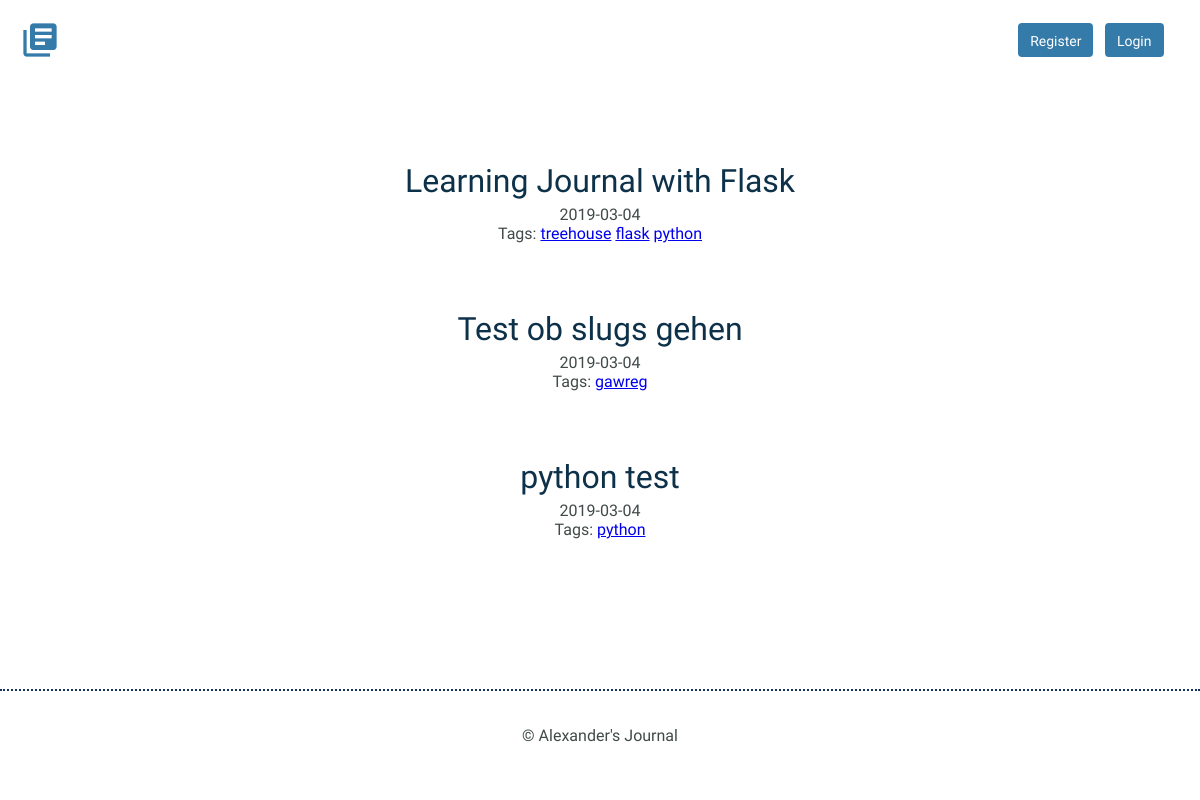
Before: / with the older database file.
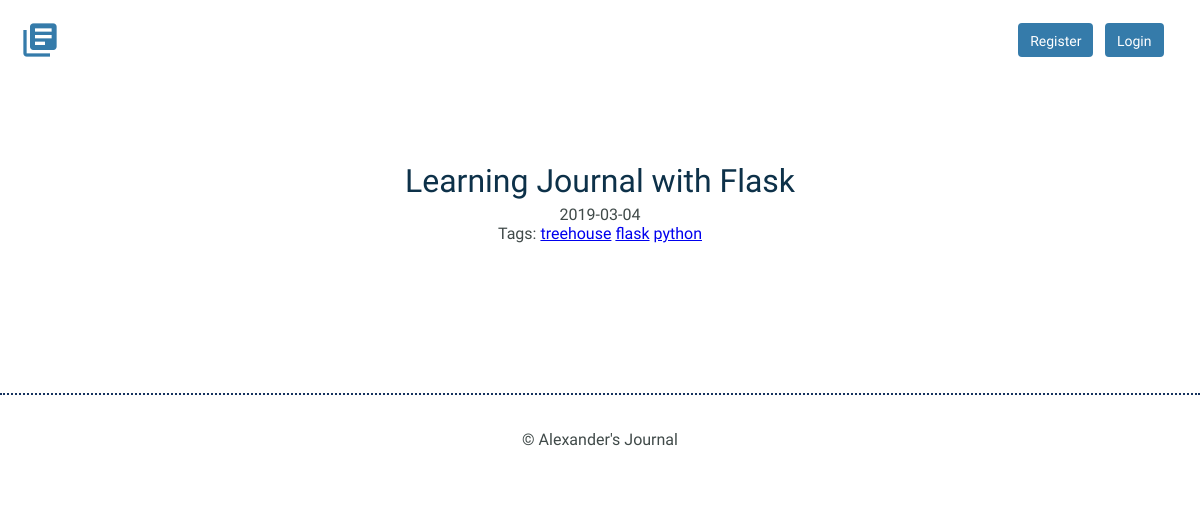
After: the same page with the newer database file.
### models.py (models this page shows)
class Entries(Model):
    title = CharField(max_length=250)
    date = DateTimeField(default=datetime.datetime.now)
    time_spent = IntegerField()
    learned = TextField()
    resources = TextField()
    tags = TextField()
    slug = CharField(max_length=500)
    class Meta:
        database = DATABASE
        order_by = ('-date',)

### app.py (the view)
@app.route('/')
@app.route('/entries/<tag>')
def index(tag=None):
    data = models.Entries.select()
    tag_search = False
    if tag:
        tag_search = tag
        data = models.Entries.select().where(models.Entries.tags.contains(tag))
    return render_template('index.html', data=data, tag_search=tag_search)

### app.py (called while the page is built)
@app.before_request
def before_request():
    g.db = models.DATABASE
    g.db.connect()
    g.user = current_user

@app.after_request
def after_request(response):
    g.db.close()
    return response

### templates/index.html (shortened to what this page needs)
<!DOCTYPE html>
<html>
    <head>
        <link rel="stylesheet" href="/static/css/normalize.css">
        <link rel="stylesheet" href="/static/css/site.css" type="text/css">
    </head>
    <body>
        <header>
            <div class="container">
                <div class="site-header">
                    <a class="logo" href="{{ url_for('index') }}"><i class="material-icons">library_books</i></a>
                    {% if current_user.is_authenticated %}
                    <a class="button icon-right" href="{{ url_for('new_entry') }}"><span>New Entry</span> <i class="material-icons">add</i></a>
                    <a class="button icon-right" style="padding-right: 10px; margin-right: 1%" href="{{ url_for('logout') }}"><span>Logout</span></a>
                    {% else %}
                    <a class="button icon-right" style="margin-left: 1%; margin-right: 1%; padding-right: 10px" href="{{ url_for('login') }}"><span>Login</span></a>
                    <a class="button icon-right" style="padding-right: 10px" href="{{ url_for('register') }}"><span>Register</span></a>
                    {% endif %}
                </div>
            </div>
        </header>
        <section>
            <div class="container">
                <div class="entry-list">
                {% for value in data %}
                    <article>
                        <h2><a href="{{ url_for('detail_page', entry_id=value.id, slug=value.slug) }}">{{ value.title }}</a></h2>
                        <time datetime="{{ value.date }}">{{ value.date.strftime('%Y-%m-%d') }}</time><br>
                        <span>Tags:</span>
                        {% set tags = value.tags %}
                        {% set tags = tags.split() %}
                        {% for tag in tags %}
                        <a href="{{ url_for('index', tag=tag) }}">{{ tag }}</a>
                        {% endfor %}
                    </article>
                {% endfor %}
                </div>
            </div>
        </section>
        <footer>
            <div>
                &copy; Alexander's Journal
            </div>
        </footer>
    </body>
</html>

### static/css/site.css (style rules this page uses)
body { font-size: 16px; color: #404a49; font-family: 'Cousine', serif; font-weight: 400; }
.container { margin: 0 auto; padding: 0 25px; }
header .site-header { margin: 0 auto; height: 95px; }
header .logo i { color: #357baa; margin: 20px 0 0 -5px; float: left; font-size: 40px; }
header .button { float: right; margin: 33px 0 0 0; }
footer { text-align: center; padding: 35px 0; border-top: 2px dotted #16335f; }
.button { padding: 8px 10px 6px 10px; background: #357baa; border: 2px solid #357baa; border-radius: 4px; text-decoration: none; color: #FFF; position: relative; text-align: center; font-size: 14px; }
.button.icon-right { padding-right: 30px; top: -10px; }
h1, h2, h3 { margin: 0; font-weight: 400; line-height: 1em; color: rgb(13, 49, 73); }
h2 { font-size: 32px; }
h2 a { text-decoration: none; color: rgb(13, 49, 73); }
.entry-list, .edit-entry, .new-entry { max-width: 800px; margin: 0 auto; padding: 70px 0 150px 0; }
.entry-list article { margin-bottom: 70px; text-align: center; }
.entry-list article:last-child { margin-bottom: 0; }
.entry-list article h2 { margin-bottom: 8px; }

Changed rows visible on the page:
removed Entries: title "Test ob slugs gehen", date "2019-03-04", tags "gawreg"
removed Entries: title "python test", date "2019-03-04", tags "python"
